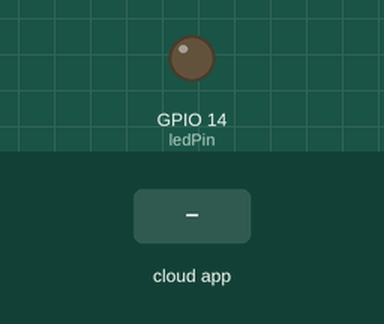
The sketch below on a simulated ESP8266 (NodeMCU). Parts: output pins drawn as LEDs (lit = HIGH). Inputs (shaded band) come from the test bench. WiFi joins after 1.5 s; servers stay silent unless stated; the Firebase database answers and starts empty; what the sketch prints to the serial monitor is not drawn.

Above: at 2.8 s.
2.9 s: the phone or cloud app sets LED to 1
At 3.7 s:
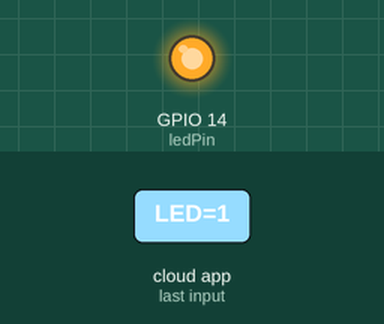
4.6 s: the phone or cloud app sets LED to 0
At 5.8 s:
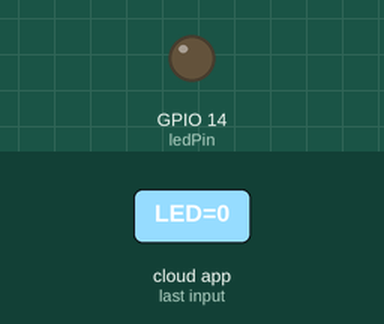
Timing chart, 0 to 7.6 s (numbered marks = the images above; inputs shaded):
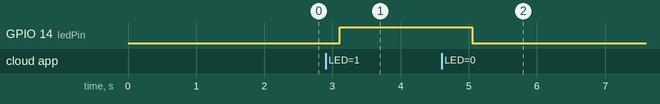

The sketch:

sketch_aug18a.ino
```cpp
#include <ESP8266WiFi.h>
#include <FirebaseArduino.h>

#define WIFI_SSID "Nat-Ministrator"
#define WIFI_PASSWORD "Nat15099"
#define FIREBASE_HOST "wio-link-d6bXX.firebaseio.com"
#define FIREBASE_AUTH "qUohEtHyvCcOzgxq95ZheaVsaMePi2P5FDd8XXXX"

const int ledPin = 14;

void setup() {
  Serial.begin(9600);
  Serial.println(WiFi.localIP());
  WiFi.begin(WIFI_SSID, WIFI_PASSWORD);
  Serial.print("connecting");
  while (WiFi.status() != WL_CONNECTED) {
    Serial.print(".");
    delay(500);
  }
  Serial.println();
  Serial.print("connected: ");
  Serial.println(WiFi.localIP());

  pinMode(ledPin, OUTPUT);

  Firebase.begin(FIREBASE_HOST, FIREBASE_AUTH);
  Firebase.setInt("LED", 0);
}

void loop() {
  digitalWrite(ledPin, Firebase.getInt("LED"));
  delay(500);
}
```

Measured:
- after the input at 2.9 s, GPIO 14 (ledPin): LOW → HIGH after 0.20 s
- after the input at 4.6 s, GPIO 14 (ledPin): HIGH → LOW after 0.45 s
